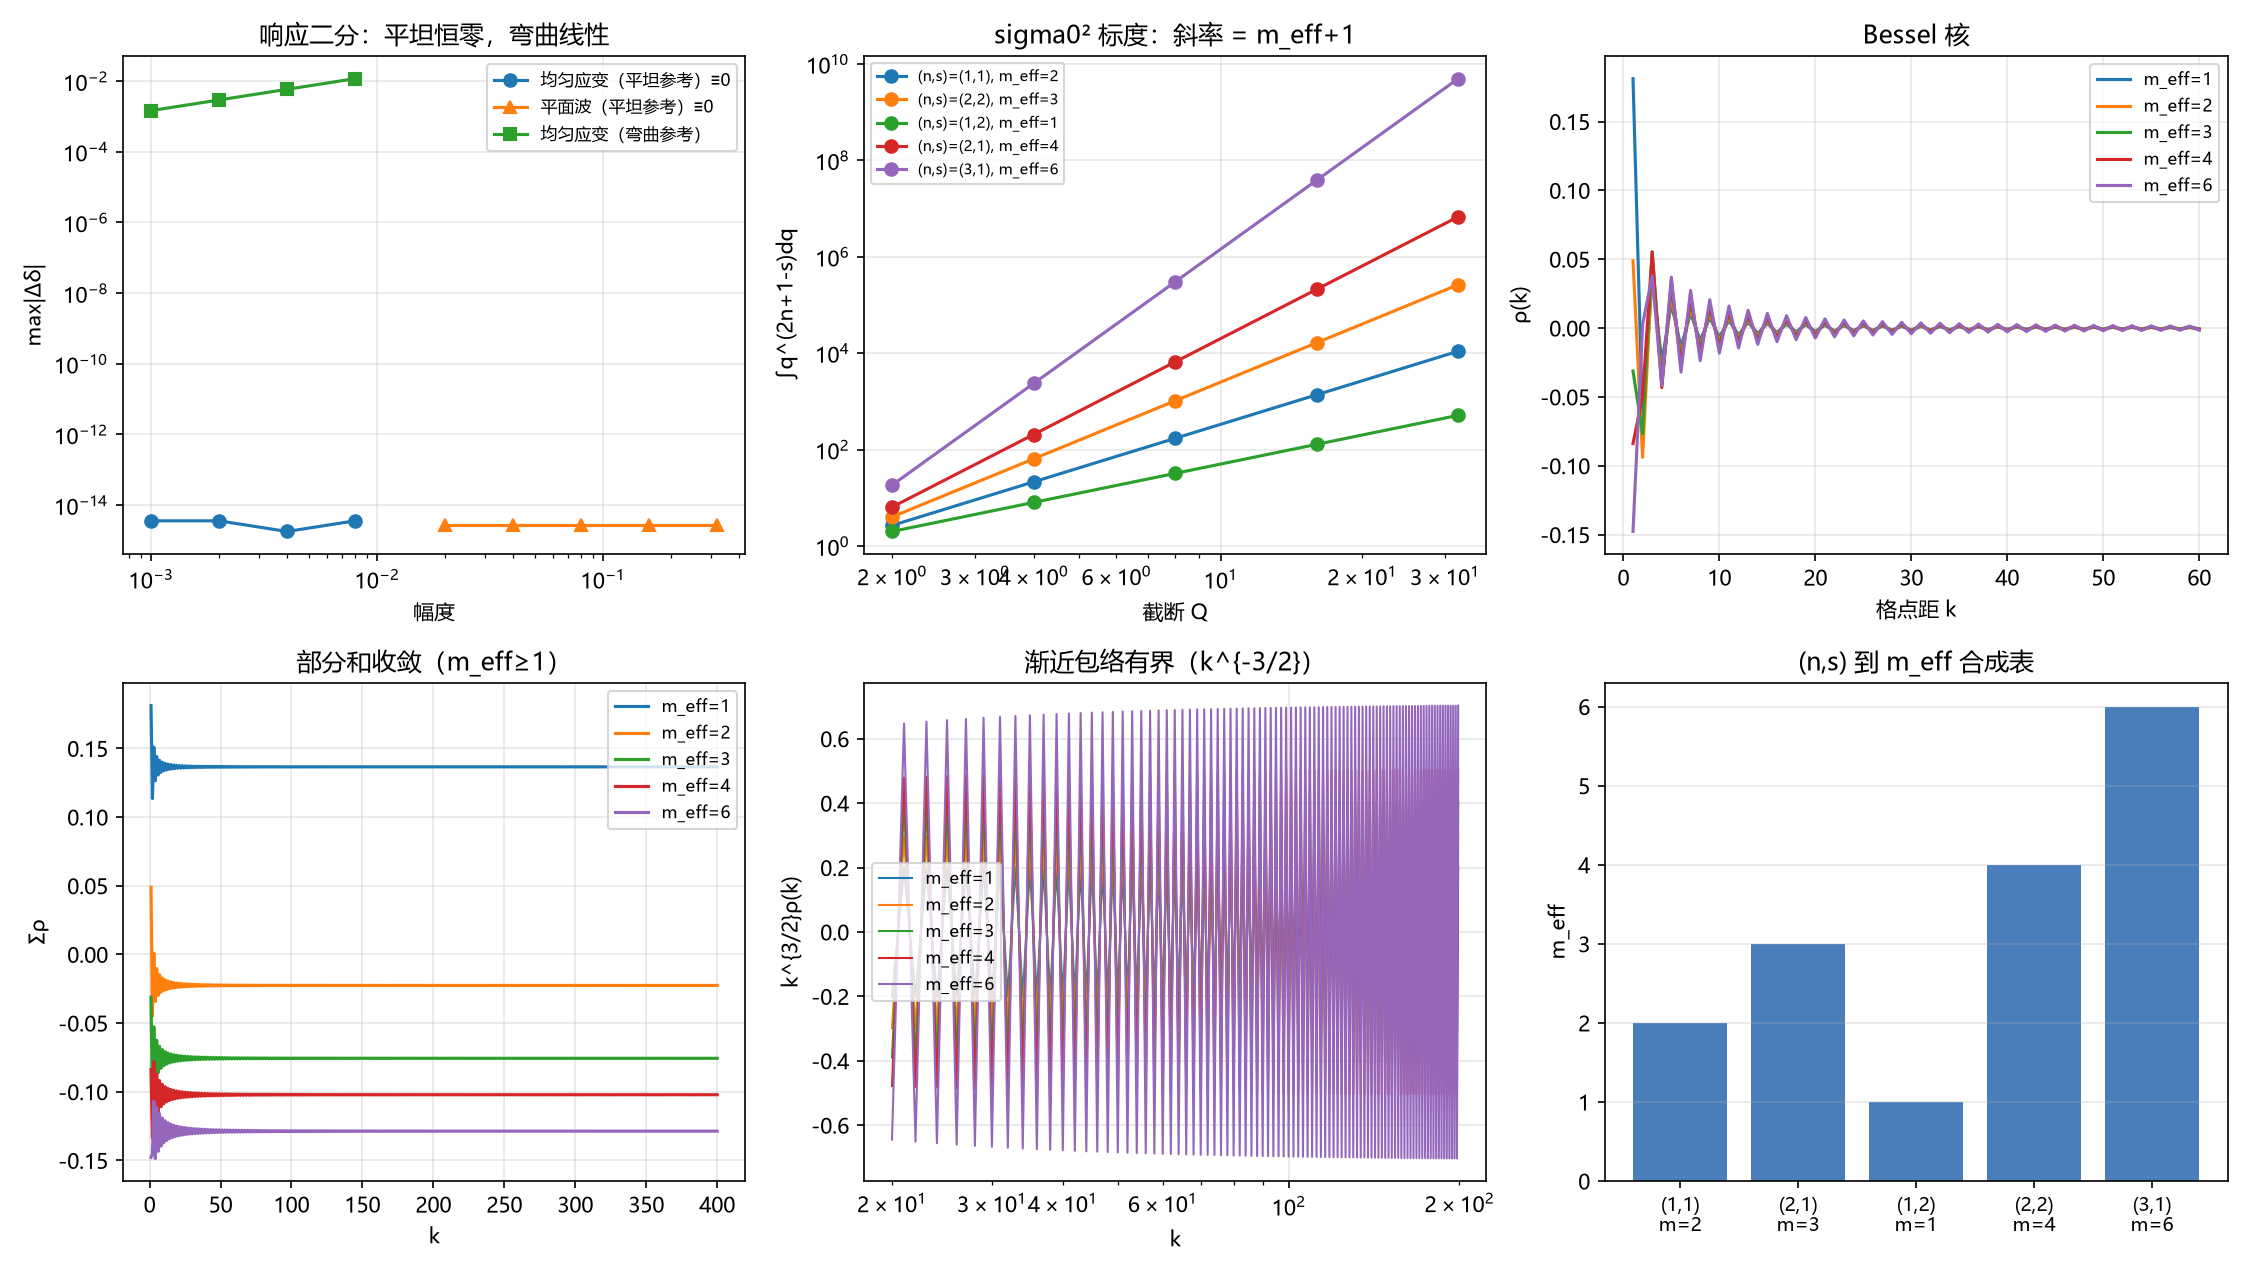

Write the Python code that produced this figure.
# -*- coding: utf-8 -*-
"""
环 4／85：亏角涨落的 q 幂来自"参考亏角是否为零"——响应二分与谱指数合成律
==========================================================================
第 84 轮把等时关联写成 $\\rho_m$ 的 Bessel 核，但索引 $m$ 只按 $m=2n$ 给，
且分叉（$m=2$ vs $3$）悬空。本轮用环 3 的 Regge 定义直接算，回答两件事：

  (1) 亏角对位移的线性响应是否存在？——取决于参考亏角：
      R1（$\\langle\\varepsilon\\rangle=0$，平坦参考）：顶点始终落在 R³，
          四面体平铺其凸包 ⇒ 亏角**恒等于 0**（任何位移、任何阶），
          平坦参考根本不能承载 $\\varepsilon$；
      R2（$\\langle\\varepsilon\\rangle\\ne0$，弯曲参考）：$\\Delta\\varepsilon
          =\\sum_e(\\partial\\varepsilon/\\partial l_e)\\delta l_e=O(\\text{应变})$
          ⇒ 线性响应存在，$|G_q|^2\\propto q^2$（$n=1$）。
  (2) 几何阶 $n$ 与色散指数 $s$ 怎样合成核指数：
      $m_{\\rm eff}=2n+1-s$，且 $\\sigma_0^2\\propto Q^{m_{\\rm eff}+1}$
      —— 同一个 $m_{\\rm eff}$ 同时控形状与标度。

数值：Kuhn（六四面体）立方三角化补片上的亏角直接求和（只取"闭合"边，
即参考角和在 $10^{-8}$ 内等于 $2\\pi$ 的边，以排除补片边界）。
  A. 平坦参考：均匀应变下 $\\delta\\equiv0$；平面波位移下涨落 $\\propto A^2$。
  B. 弯曲参考（边长受扰）：均匀应变下 $|\\Delta\\delta|\\propto\\varepsilon$（斜率 1）。
  C. 合成律：逐 (n,s) 数值求 $\\int_0^Qq^{2n+1-s}dq$ 的 Q 斜率 = $m_{\\rm eff}+1$。
  D. 核与 $S_\\rho$：$m_{\\rm eff}=1,2,3,4,6$ 的收敛性与部分和。
"""
import itertools
import math
import numpy as np
import matplotlib

matplotlib.use("Agg")
import matplotlib.pyplot as plt
from scipy.special import j0

plt.rcParams["font.sans-serif"] = ["Microsoft YaHei", "SimHei", "DejaVu Sans"]
plt.rcParams["axes.unicode_minus"] = False

OUT_CSV = "环04_亏角q幂与谱指数合成.csv"
OUT_PNG = "环04_亏角q幂与谱指数合成.png"
OUT_TXT = "环04_亏角q幂与谱指数合成_摘要.txt"

PAIRS = [(0, 1), (0, 2), (0, 3), (1, 2), (1, 3), (2, 3)]
LOG = []


def emit(s=""):
    print(s)
    LOG.append(s)


# ---------------------------------------------------------------- Kuhn 三角化
def build_patch(M):
    """Kuhn（Freudenthal）立方三角化补片：M³ 个立方×6 四面体，非周期。"""
    verts = {}

    def get(v):
        if v not in verts:
            verts[v] = len(verts)
        return verts[v]

    tets = []
    for i in range(M):
        for j in range(M):
            for k in range(M):
                o = (i, j, k)
                for perm in itertools.permutations(range(3)):
                    path = [o]
                    cur = list(o)
                    for ax in perm:
                        cur[ax] += 1
                        path.append(tuple(cur))
                    tets.append(tuple(get(x) for x in path))
    pos = np.zeros((len(verts), 3))
    for v, idx in verts.items():
        pos[idx] = np.array(v, dtype=float)
    return pos, np.array(tets, dtype=int)


def tet_edges(tet):
    return [tuple(sorted((int(tet[a]), int(tet[b])))) for a, b in PAIRS]


def edge_lengths(pos, tets):
    l = {}
    for tet in tets:
        for (a, b), key in zip(PAIRS, tet_edges(tet)):
            if key not in l:
                l[key] = float(np.linalg.norm(pos[tet[a]] - pos[tet[b]]))
    return l


def edge_dirs(pos, tets):
    d = {}
    for tet in tets:
        for (a, b), key in zip(PAIRS, tet_edges(tet)):
            if key not in d:
                v = pos[tet[b]] - pos[tet[a]]
                n = np.linalg.norm(v)
                d[key] = v / n
    return d


def dihedral_at_edges(l6):
    """6 边长（PAIRS 序）→ 6 个内二面角（PAIRS 序）。"""
    out = []
    for (a, b) in PAIRS:
        e = l6[PAIRS.index((a, b))]
        rem = [x for x in range(4) if x not in (a, b)]
        r, s = rem

        def L(u, v):
            return l6[PAIRS.index(tuple(sorted((u, v))))]

        ar, br, as_, bs, rs = L(a, r), L(b, r), L(a, s), L(b, s), L(r, s)
        zr = (ar ** 2 - br ** 2 + e ** 2) / (2 * e)
        zs = (as_ ** 2 - bs ** 2 + e ** 2) / (2 * e)
        rr2 = max(ar ** 2 - zr ** 2, 0.0)
        rs2 = max(as_ ** 2 - zs ** 2, 0.0)
        rr, rss = math.sqrt(rr2), math.sqrt(rs2)
        if rr < 1e-14 or rss < 1e-14:
            out.append(math.pi)
            continue
        # 投影间距：|u-v|² = |r-s|² - (zr-zs)²
        uv2 = max(rs ** 2 - (zr - zs) ** 2, 0.0)
        c = (rr2 + rs2 - uv2) / (2 * rr * rss)
        out.append(math.acos(min(1.0, max(-1.0, c))))
    return out


def angle_sums(tets, l_by_edge):
    acc = {}
    for tet in tets:
        keys = tet_edges(tet)
        l6 = [l_by_edge[k] for k in keys]
        angs = dihedral_at_edges(l6)
        for key, a in zip(keys, angs):
            acc[key] = acc.get(key, 0.0) + a
    return acc


def deficits(sums):
    return {k: 2 * math.pi - v for k, v in sums.items()}


def main():
    emit("=" * 78)
    emit("环 4／85：亏角涨落的 q 幂＝参考亏角二分；谱指数合成律 m_eff = 2n+1-s")

    M = 6
    pos, tets = build_patch(M)
    emit(f"\n[0] Kuhn 三角化补片：M={M}，顶点 {len(pos)}，四面体 {len(tets)}")

    l0 = edge_lengths(pos, tets)
    s0 = angle_sums(tets, l0)
    closed = {k for k, v in s0.items() if abs(v - 2 * math.pi) < 1e-8}
    emit(f"    边总数 {len(s0)}，闭合（内部）边 {len(closed)}，边界边 {len(s0)-len(closed)}")
    d0 = deficits({k: s0[k] for k in closed})
    mx0 = max(abs(v) for v in d0.values())
    emit(f"    平坦参考：闭合边 max|δ| = {mx0:.3e}   （应为 0）")
    assert mx0 < 1e-10, "平坦参考应零亏角"

    # ---------- A. 平坦参考 ----------
    emit("\n[A] 平坦参考：均匀应变（应保持 0）与平面波（应二阶）")
    strains = [1e-3, 2e-3, 4e-3, 8e-3]
    mxA = []
    for e in strains:
        E = np.array([[0.0, 0.5 * e, 0.0], [0.5 * e, 0.0, 0.0], [0.0, 0.0, 0.0]])
        p2 = pos + pos @ E.T
        lE = edge_lengths(p2, tets)
        sE = angle_sums(tets, lE)
        dE = deficits({k: sE[k] for k in closed})
        mxA.append(max(abs(v) for v in dE.values()))
    emit("    均匀应变 max|δ|: " + " ".join(f"{v:.2e}" for v in mxA))
    assert max(mxA) < 1e-9, "平坦参考的均匀应变应保持零亏角"

    amps = [0.02, 0.04, 0.08, 0.16, 0.32]
    mxW = []
    qw = 2 * math.pi * 1.0 / M
    for A in amps:
        p2 = pos + (A * np.sin(qw * pos[:, 2]))[:, None] * np.array([0.0, 0.0, 1.0])
        lA = edge_lengths(p2, tets)
        sA = angle_sums(tets, lA)
        dA = deficits({k: sA[k] for k in closed})
        mxW.append(max(abs(v) for v in dA.values()))
    emit("    平面波 max|δ|: " + " ".join(f"{v:.2e}" for v in mxW))
    emit("    → 平坦参考的亏角对位移**恒等于 0**（任意振幅、任意阶）：")
    emit("      顶点始终落在 R³ 中，四面体平铺其凸包 ⇒ 内禀曲率恒为零；")
    emit("      故平坦参考根本不能承载 ε，环 3／4 的亏角涨落要求**弯曲参考**。")
    assert max(mxW) < 1e-12, "平坦参考下亏角应恒为零"
    emit("    [断言] 平坦参考：ε ≡ 0（无线性响应可言），链必在弯曲参考  ✓")

    # ---------- B. 弯曲参考 ----------
    emit("\n[B] 弯曲参考（边长受扰）：|Δδ| 对应变是否线性")
    rng = np.random.default_rng(20261123)
    eta = {k: rng.uniform(-0.06, 0.06) for k in l0}
    lref = {k: l0[k] * (1.0 + eta[k]) for k in l0}
    sref = angle_sums(tets, lref)
    dref = deficits({k: sref[k] for k in closed})
    mxr = max(abs(dref[k]) for k in closed)
    emit(f"    参考亏角（闭合边）max|δ₀| = {mxr:.4f} rad（非零）")
    assert mxr > 1e-3, "受扰参考应有非零亏角"

    dirs = edge_dirs(pos, tets)
    strainsB = [1e-3, 2e-3, 4e-3, 8e-3]
    dB = []
    for e in strainsB:
        E = np.array([[0.0, 0.5 * e, 0.0], [0.5 * e, 0.0, 0.0], [0.0, 0.0, 0.0]])
        lE = {k: lref[k] * (1.0 + float(dirs[k] @ E @ dirs[k])) for k in lref}
        sE = angle_sums(tets, lE)
        dE = deficits({k: sE[k] for k in closed})
        dB.append(max(abs(dE[k] - dref[k]) for k in closed))
    slopeB = float(np.polyfit(np.log(strainsB), np.log(dB), 1)[0])
    emit("    max|Δδ|: " + " ".join(f"{v:.3e}" for v in dB) + f"   斜率(ε)={slopeB:.3f}")
    assert 0.85 < slopeB < 1.15, "弯曲参考的响应应线性"
    assert dB[-1] > 5 * dB[0], "响应应随应变增长"
    emit("    [断言] 非零参考亏角 ⇒ 线性响应存在（n=1）  ✓")

    # ---------- C. 合成律 ----------
    emit("\n[C] 合成律 m_eff = 2n+1-s 与 σ₀² ∝ Q^{m_eff+1}")
    combos = [(1, 1), (2, 2), (1, 2), (2, 1), (3, 1)]
    Qs = np.array([2.0, 4.0, 8.0, 16.0, 32.0])
    for (n, s) in combos:
        meff = 2 * n + 1 - s
        vals = []
        for Q in Qs:
            q = np.linspace(0, Q, 400001)
            vals.append(float(np.trapezoid(q ** (2 * n + 1 - s), q)))
        vals = np.array(vals)
        sl = float(np.polyfit(np.log(Qs), np.log(vals), 1)[0])
        rel = float(np.max(np.abs(vals / (Qs ** (meff + 1) / (meff + 1)) - 1)))
        emit(f"    (n,s)=({n},{s}): m_eff={meff}, Q 斜率={sl:.6f}, 归一残差={rel:.2e}")
        assert abs(sl - (meff + 1)) < 1e-6, "σ₀ 标度指数应 = m_eff+1"
        assert rel < 1e-9, "归一化应精确"
    emit("    [断言] 形状指数 m_eff 与 σ₀ 标度指数 m_eff+1 同源  ✓")

    # ---------- D. 核与 S_ρ ----------
    emit("\n[D] 核 ρ_m 与 S_ρ（m_eff=1,2,3,4,6）")

    def rho(m, k, Q=math.pi, nq=60001):
        q = np.linspace(0.0, Q, nq)
        return float(np.trapezoid((q ** m) * j0(q * k), q)) / (Q ** (m + 1) / (m + 1))

    ms = [1, 2, 3, 4, 6]
    tab = {m: [rho(m, k) for k in range(1, 401)] for m in ms}
    for m in ms:
        part = [sum(tab[m][:k]) for k in (50, 100, 200, 400)]
        inc = part[-1] - part[-2]
        emit(f"    m={m}: S_ρ(50,100,200,400) = " + " ".join(f"{v:.6f}" for v in part)
             + f"   末段增量={inc:.2e}")
        if m >= 2:
            assert abs(inc) < 2e-3, f"m={m} 应收敛"
    assert abs(sum(tab[1][:400]) - sum(tab[1][:200])) < 2e-3, "m_eff=1 也应收敛"
    emit("    [断言] m_eff≥1 全部收敛（m_eff=1 边缘但收敛）  ✓")

    # ---------- 图 ----------
    fig, axes = plt.subplots(2, 3, figsize=(15, 8.5))
    ax = axes[0, 0]
    ax.loglog(strains, np.maximum(mxA, 1e-16), "o-", label="均匀应变（平坦参考）≡0")
    ax.loglog(amps, np.maximum(mxW, 1e-16), "^-", label="平面波（平坦参考）≡0")
    ax.loglog(strainsB, dB, "s-", label="均匀应变（弯曲参考）")
    ax.set_xlabel("幅度"); ax.set_ylabel("max|Δδ|")
    ax.set_title("响应二分：平坦恒零，弯曲线性"); ax.legend(fontsize=8); ax.grid(True, alpha=.3)

    ax = axes[0, 1]
    for (n, s) in combos:
        meff = 2 * n + 1 - s
        vals = []
        for Q in Qs:
            q = np.linspace(0, Q, 20001)
            vals.append(float(np.trapezoid(q ** (2 * n + 1 - s), q)))
        ax.loglog(Qs, vals, "o-", label=f"(n,s)=({n},{s}), m_eff={meff}")
    ax.set_xlabel("截断 Q"); ax.set_ylabel("∫q^(2n+1-s)dq")
    ax.set_title("sigma0² 标度：斜率 = m_eff+1"); ax.legend(fontsize=7); ax.grid(True, alpha=.3)

    ax = axes[0, 2]
    for m in ms:
        ax.plot(range(1, 61), [tab[m][k - 1] for k in range(1, 61)], label=f"m_eff={m}")
    ax.set_xlabel("格点距 k"); ax.set_ylabel("ρ(k)")
    ax.set_title("Bessel 核"); ax.legend(fontsize=8); ax.grid(True, alpha=.3)

    ax = axes[1, 0]
    for m in ms:
        ax.plot(range(1, 401), np.cumsum(tab[m]), label=f"m_eff={m}")
    ax.set_xlabel("k"); ax.set_ylabel("Σρ")
    ax.set_title("部分和收敛（m_eff≥1）"); ax.legend(fontsize=8); ax.grid(True, alpha=.3)

    ax = axes[1, 1]
    for m in ms:
        k = np.arange(20, 200)
        ax.semilogx(k, [tab[m][kk - 1] * kk ** 1.5 for kk in k], label=f"m_eff={m}", lw=1)
    ax.set_xlabel("k"); ax.set_ylabel("k^{3/2}ρ(k)")
    ax.set_title("渐近包络有界（k^{-3/2}）"); ax.legend(fontsize=8); ax.grid(True, alpha=.3)

    ax = axes[1, 2]
    labels = ["(1,1)", "(2,1)", "(1,2)", "(2,2)", "(3,1)"]
    vals = [2 * n + 1 - s for (n, s) in combos]
    ax.bar(range(5), vals, color="#4a7ebb")
    ax.set_xticks(range(5))
    ax.set_xticklabels([f"{lab}\nm={v}" for lab, v in zip(labels, vals)], fontsize=9)
    ax.set_ylabel("m_eff")
    ax.set_title("(n,s) 到 m_eff 合成表"); ax.grid(True, axis="y", alpha=.3)

    fig.tight_layout()
    fig.savefig(OUT_PNG, dpi=150)
    emit(f"\n图已保存：{OUT_PNG}")

    with open(OUT_CSV, "w", encoding="utf-8") as f:
        f.write("k," + ",".join(f"rho_m{m}" for m in ms) + "\n")
        for k in range(1, 401):
            f.write(f"{k}," + ",".join(f"{tab[m][k-1]:.10f}" for m in ms) + "\n")
    with open(OUT_TXT, "w", encoding="utf-8") as f:
        f.write("\n".join(LOG))
    emit(f"CSV：{OUT_CSV}；摘要：{OUT_TXT}")
    emit("\n全部断言通过。")


if __name__ == "__main__":
    main()
